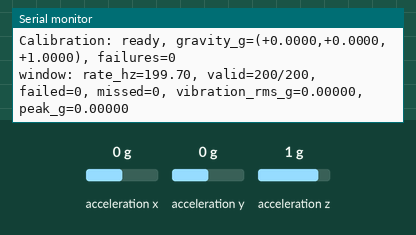
Bench run of a sketch on a simulated ESP32. On the bench: the last lines printed to the serial monitor. Wiring (inferred from the names in the program): MPU-6050 motion sensor at I2C address 0x68. Inputs (shaded band) come from the test bench; at power-on: acceleration x 0 g, acceleration y 0 g, acceleration z 1 g.

Above: at 4.2 s.
4.3 s: acceleration x set to -1.4 g
At 5.6 s:
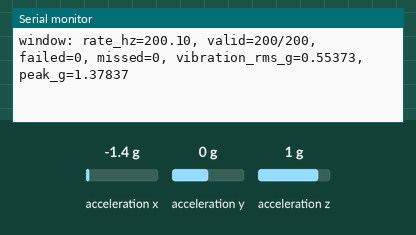
5.8 s: acceleration y set to -1.4 g
At 6.7 s:
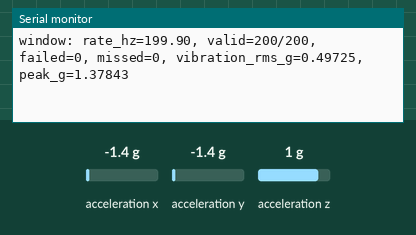
7.3 s: acceleration z set to -1.4 g
At 8.9 s:
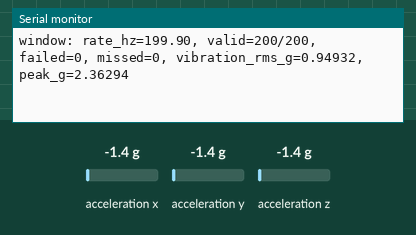
Timing chart, 0 to 10.4 s (numbered marks = the images above; inputs shaded):
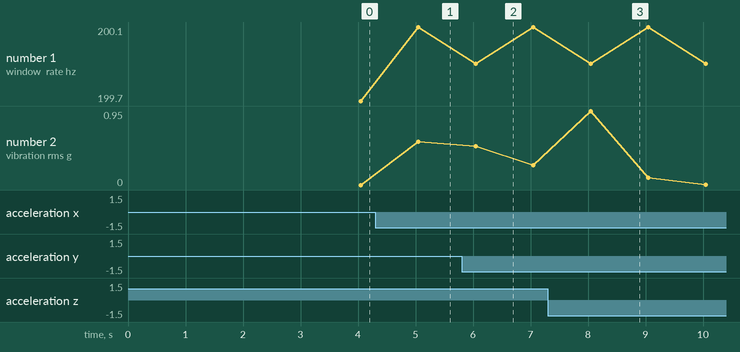

Measured:
- after the input at 4.3 s, the serial monitor: prints a new line after 0.75 s (image 1)
- after the input at 5.8 s, the serial monitor: prints a new line after 0.25 s (image 2)
- after the input at 7.3 s, the serial monitor: prints a new line after 0.75 s (image 3)
- plotted number 2: 0 → 0.55 after the input at 4.3 s, 0.55 → 0.25 after the input at 5.8 s

The sketch:

stage_05_vibration_sampling.ino
```cpp
#include <Wire.h>

constexpr uint8_t MPU6050_ADDRESS = 0x68;
constexpr uint8_t REG_SMPLRT_DIV = 0x19;
constexpr uint8_t REG_CONFIG = 0x1A;
constexpr uint8_t REG_ACCEL_CONFIG = 0x1C;
constexpr uint8_t REG_ACCEL_XOUT_H = 0x3B;
constexpr uint8_t REG_PWR_MGMT_1 = 0x6B;
constexpr uint8_t REG_WHO_AM_I = 0x75;

constexpr int SDA_PIN = 21;
constexpr int SCL_PIN = 22;
constexpr uint32_t I2C_FREQUENCY_HZ = 50000;
constexpr uint32_t SAMPLE_RATE_HZ = 200;
constexpr uint32_t SAMPLE_INTERVAL_US = 1000000UL / SAMPLE_RATE_HZ;
constexpr uint32_t WINDOW_SAMPLES = SAMPLE_RATE_HZ;
constexpr uint32_t CALIBRATION_SAMPLES = SAMPLE_RATE_HZ * 2;
constexpr uint8_t INIT_MAX_ATTEMPTS = 5;
constexpr float ACCEL_LSB_PER_G = 16384.0F;
constexpr float GRAVITY_FILTER_ALPHA = 0.015466F;  // 0.5 Hz low-pass at 200 Hz.

struct Acceleration {
  float x;
  float y;
  float z;
};

Acceleration gravity = {0.0F, 0.0F, 0.0F};
uint32_t nextSampleUs = 0;
uint32_t windowStartUs = 0;
uint32_t windowAttempts = 0;
uint32_t windowValid = 0;
uint32_t windowFailures = 0;
uint32_t windowMissed = 0;
float windowSumSquares = 0.0F;
float windowPeakG = 0.0F;

bool writeRegister(uint8_t reg, uint8_t value) {
  Wire.beginTransmission(MPU6050_ADDRESS);
  Wire.write(reg);
  Wire.write(value);
  return Wire.endTransmission() == 0;
}

bool readRegisters(uint8_t startRegister, uint8_t *buffer, size_t length) {
  Wire.beginTransmission(MPU6050_ADDRESS);
  Wire.write(startRegister);
  if (Wire.endTransmission(true) != 0) {
    return false;
  }

  const size_t received = Wire.requestFrom(MPU6050_ADDRESS, length, true);
  if (received != length) {
    return false;
  }

  for (size_t i = 0; i < length; ++i) {
    buffer[i] = Wire.read();
  }
  return true;
}

int16_t combineBytes(uint8_t highByte, uint8_t lowByte) {
  return static_cast<int16_t>((static_cast<uint16_t>(highByte) << 8) | lowByte);
}

bool readAcceleration(Acceleration &accel) {
  uint8_t data[6];
  if (!readRegisters(REG_ACCEL_XOUT_H, data, sizeof(data))) {
    return false;
  }

  accel.x = combineBytes(data[0], data[1]) / ACCEL_LSB_PER_G;
  accel.y = combineBytes(data[2], data[3]) / ACCEL_LSB_PER_G;
  accel.z = combineBytes(data[4], data[5]) / ACCEL_LSB_PER_G;
  return true;
}

bool readExpectedRegister(uint8_t reg, uint8_t expected, const char *name) {
  for (uint8_t attempt = 1; attempt <= INIT_MAX_ATTEMPTS; ++attempt) {
    uint8_t value = 0;
    if (readRegisters(reg, &value, 1) && value == expected) {
      if (attempt > 1) {
        Serial.printf("MPU6050 init: %s verified on attempt %u\n", name, attempt);
      }
      return true;
    }

    Serial.printf("MPU6050 init: %s attempt %u rejected, value=0x%02X\n",
                  name, attempt, value);
    delay(20);
  }
  return false;
}

bool verifyIdentity() {
  for (uint8_t attempt = 1; attempt <= INIT_MAX_ATTEMPTS; ++attempt) {
    uint8_t value = 0;
    if (readRegisters(REG_WHO_AM_I, &value, 1)) {
      if (value == 0x68) {
        Serial.println("MPU6050 init: WHO_AM_I=0x68");
        return true;
      }
      if (value == 0x74) {
        Serial.println("MPU6050 init: WHO_AM_I=0x74, non-standard compatible device");
        return true;
      }
    }

    Serial.printf("MPU6050 init: WHO_AM_I attempt %u rejected, value=0x%02X\n",
                  attempt, value);
    delay(20);
  }
  return false;
}

void stopWithError(const char *message) {
  Serial.println(message);
  while (true) {
    delay(1000);
  }
}

void calibrateGravity() {
  Serial.printf("Calibration: keep sensor stationary, samples=%lu\n", CALIBRATION_SAMPLES);
  uint32_t valid = 0;
  uint32_t failures = 0;
  uint32_t calibrationNextUs = micros();

  while (valid < CALIBRATION_SAMPLES) {
    while (static_cast<int32_t>(micros() - calibrationNextUs) < 0) {
      delayMicroseconds(100);
    }
    calibrationNextUs += SAMPLE_INTERVAL_US;

    Acceleration accel;
    if (!readAcceleration(accel)) {
      ++failures;
      if (failures > 10) {
        stopWithError("Calibration: too many I2C read failures");
      }
      continue;
    }

    gravity.x += accel.x;
    gravity.y += accel.y;
    gravity.z += accel.z;
    ++valid;
  }

  gravity.x /= valid;
  gravity.y /= valid;
  gravity.z /= valid;
  Serial.printf("Calibration: ready, gravity_g=(%+.4f,%+.4f,%+.4f), failures=%lu\n",
                gravity.x, gravity.y, gravity.z, failures);
}

void printAndResetWindow(uint32_t nowUs) {
  const float elapsedSeconds = (nowUs - windowStartUs) / 1000000.0F;
  const float actualRateHz = windowValid / elapsedSeconds;
  const float rmsG = windowValid > 0 ? sqrtf(windowSumSquares / windowValid) : 0.0F;

  Serial.printf("window: rate_hz=%.2f, valid=%lu/%lu, failed=%lu, missed=%lu, vibration_rms_g=%.5f, peak_g=%.5f\n",
                actualRateHz, windowValid, windowAttempts, windowFailures,
                windowMissed, rmsG, windowPeakG);

  windowStartUs = nowUs;
  windowAttempts = 0;
  windowValid = 0;
  windowFailures = 0;
  windowMissed = 0;
  windowSumSquares = 0.0F;
  windowPeakG = 0.0F;
}

void setup() {
  Serial.begin(115200);
  delay(1000);
  Serial.println("ESP32 vibration sampling test boot OK");

  Wire.begin(SDA_PIN, SCL_PIN, I2C_FREQUENCY_HZ);
  Wire.setTimeOut(50);
  delay(20);

  if (!verifyIdentity()) {
    stopWithError("MPU6050 init: identity check failed");
  }

  if (!writeRegister(REG_PWR_MGMT_1, 0x01) ||
      !writeRegister(REG_CONFIG, 0x03) ||
      !writeRegister(REG_SMPLRT_DIV, 0x04) ||
      !writeRegister(REG_ACCEL_CONFIG, 0x00)) {
    stopWithError("MPU6050 init: configuration failed");
  }

  delay(20);
  if (!readExpectedRegister(REG_CONFIG, 0x03, "CONFIG") ||
      !readExpectedRegister(REG_SMPLRT_DIV, 0x04, "SMPLRT_DIV") ||
      !readExpectedRegister(REG_ACCEL_CONFIG, 0x00, "ACCEL_CONFIG")) {
    stopWithError("MPU6050 init: configuration verification failed");
  }

  Serial.println("MPU6050 init: ready, sample_target_hz=200, dlpf_hz=44, accel_range=+/-2g");
  calibrateGravity();

  nextSampleUs = micros() + SAMPLE_INTERVAL_US;
  windowStartUs = micros();
}

void loop() {
  const uint32_t nowUs = micros();
  if (static_cast<int32_t>(nowUs - nextSampleUs) < 0) {
    return;
  }

  const uint32_t latenessUs = nowUs - nextSampleUs;
  if (latenessUs >= SAMPLE_INTERVAL_US) {
    const uint32_t skipped = latenessUs / SAMPLE_INTERVAL_US;
    windowMissed += skipped;
    nextSampleUs += skipped * SAMPLE_INTERVAL_US;
  }
  nextSampleUs += SAMPLE_INTERVAL_US;
  ++windowAttempts;

  Acceleration accel;
  if (!readAcceleration(accel)) {
    ++windowFailures;
  } else {
    gravity.x += GRAVITY_FILTER_ALPHA * (accel.x - gravity.x);
    gravity.y += GRAVITY_FILTER_ALPHA * (accel.y - gravity.y);
    gravity.z += GRAVITY_FILTER_ALPHA * (accel.z - gravity.z);

    const float vibrationX = accel.x - gravity.x;
    const float vibrationY = accel.y - gravity.y;
    const float vibrationZ = accel.z - gravity.z;
    const float vibrationSquared = vibrationX * vibrationX + vibrationY * vibrationY +
                                   vibrationZ * vibrationZ;
    const float vibrationG = sqrtf(vibrationSquared);

    windowSumSquares += vibrationSquared;
    if (vibrationG > windowPeakG) {
      windowPeakG = vibrationG;
    }
    ++windowValid;
  }

  if (windowAttempts >= WINDOW_SAMPLES) {
    printAndResetWindow(micros());
  }
}
```
